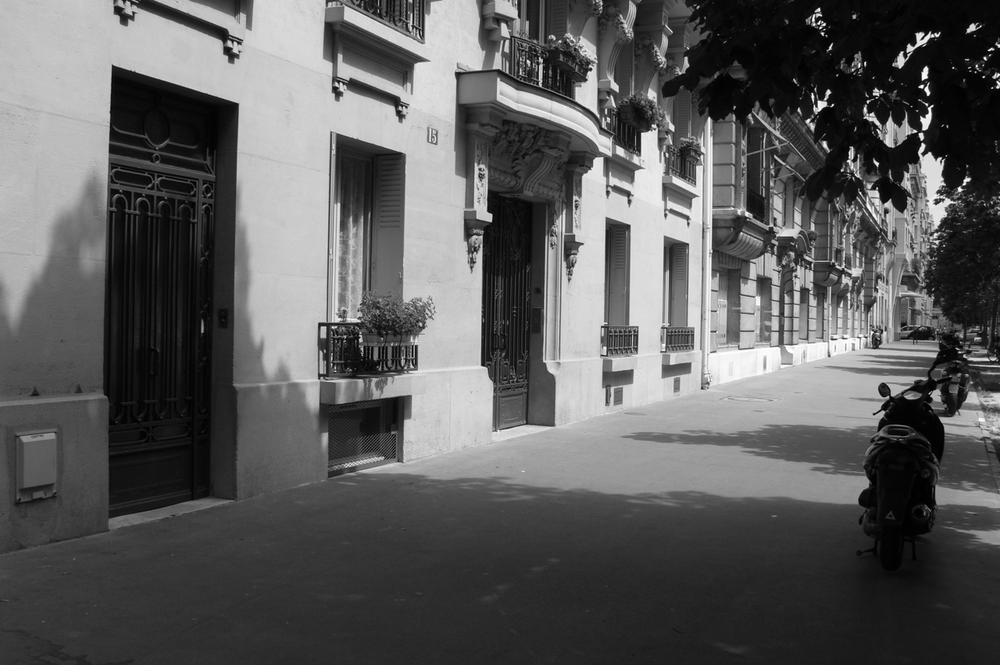
#> input picture Module-06/Python-B/street.png, 1000 x 665 px, shrunk from 1280 x 851 before the run
$ python gamma.py
#> lines starting #> are read from the running program, lines starting #| are printed output that depends on the picture
import cv2
import numpy as np
import matplotlib.pyplot as plt

# Load an image
img = cv2.imread('street.png', cv2.IMREAD_GRAYSCALE)
#> img is the input picture: shape (665, 1000); min 0, max 255, mean 92.4


gamma = 0.5
img_float = img.astype(float) / 255.0
adj = np.power(img_float, gamma) # I**gamma
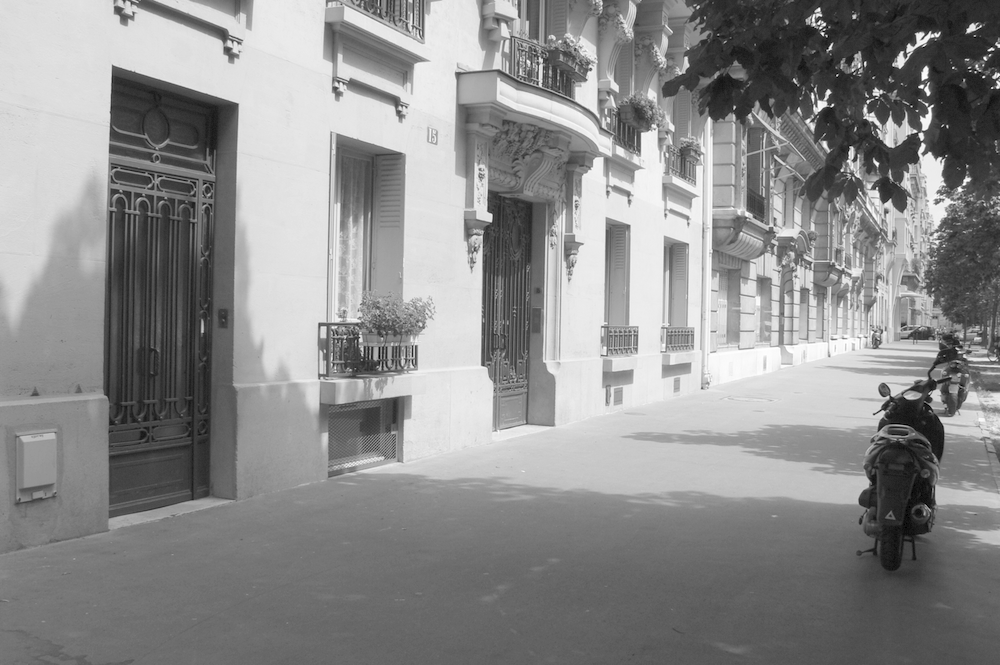
#> adj: shape (665, 1000) float64; min 0, max 1, mean 0.553
adj = (adj * 255).astype('uint8')

# Display results
img_rgb = cv2.cvtColor(img, cv2.COLOR_BGR2RGB)
adj_rgb = cv2.cvtColor(adj, cv2.COLOR_BGR2RGB)
plt.figure(figsize=(10,5))
plt.subplot(121); plt.imshow(img_rgb); plt.title('Original')
plt.subplot(122); plt.imshow(adj_rgb); plt.title('gamma=0.5')
plt.show()
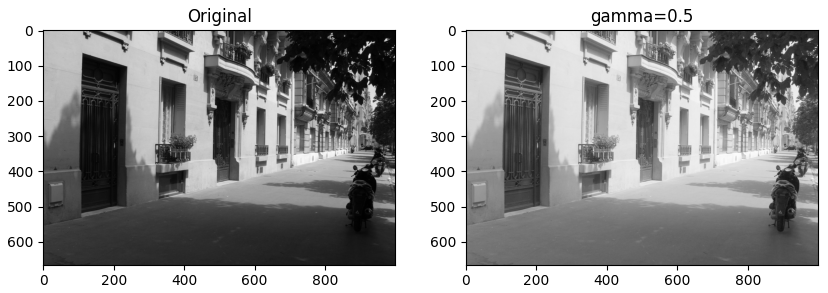
#> figure drawn by matplotlib, 2 panels

# cv2.waitKey(0)

plt.figure(figsize=(10,5))
plt.subplot(121); plt.hist(img.ravel(), bins=256, range=(0,256), color='gray'); plt.title('Original')
plt.subplot(122); plt.hist(adj.ravel(), bins=256, range=(0,256), color='gray'); plt.title('gamma=0.5')
plt.show()
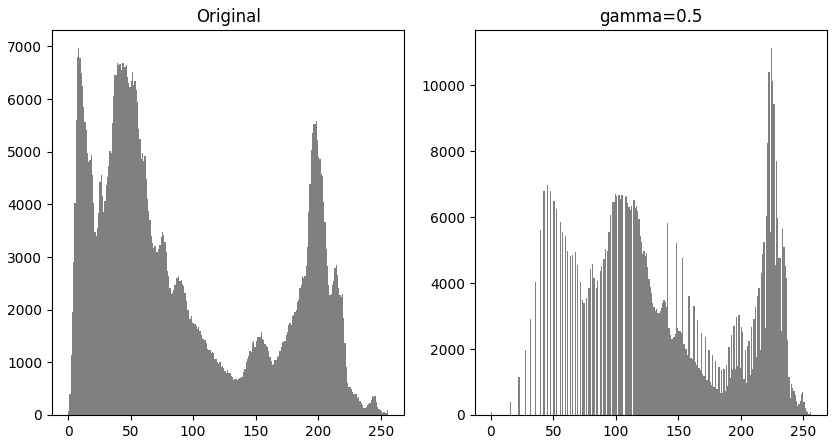
#> figure drawn by matplotlib, 2 panels; panel 1: tallest bar 6964 high, from x = 8 to 9; panel 2: tallest bar 11117 high, from x = 224 to 225

$ run again, with Module-06/Python-B/flowers8.png copied over Module-06/Python-B/street.png
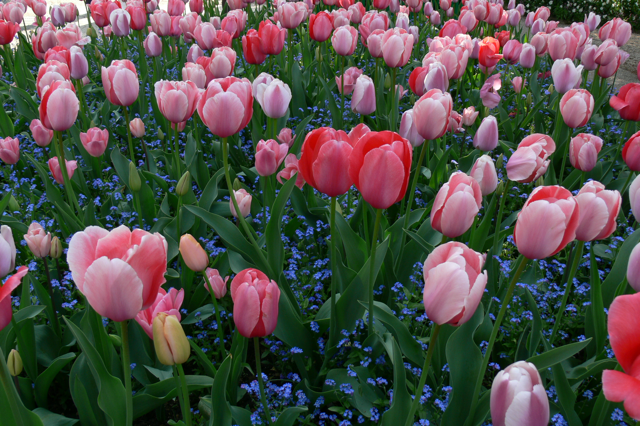
#> input picture Module-06/Python-B/flowers8.png, 640 x 426 px
#> `adj = np.power(img_float, gamma)`:
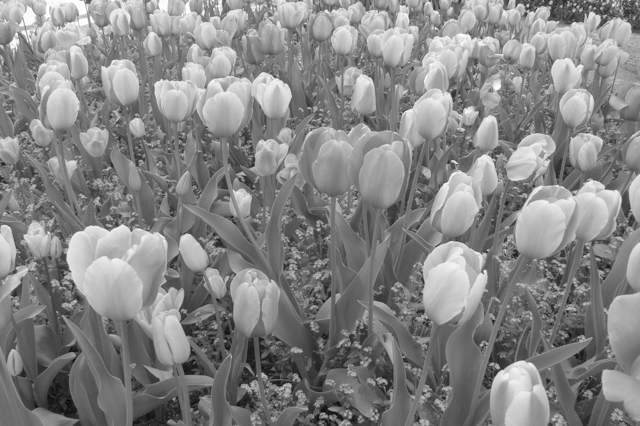
#> adj: shape (426, 640) float64; min 0, max 1, mean 0.526
#> `plt.show()`:
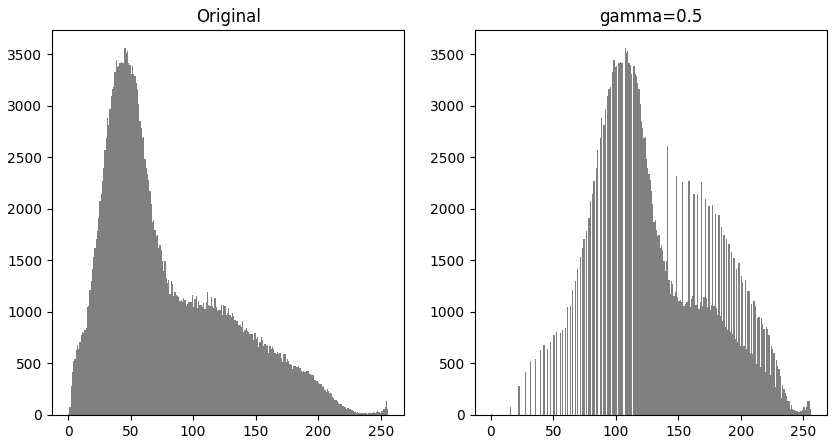
#> figure drawn by matplotlib, 2 panels; panel 1: tallest bar 3558 high, from x = 45 to 46; panel 2: tallest bar 3558 high, from x = 107 to 108

$ run again, with Module-06/Python-B/scene00001.png copied over Module-06/Python-B/street.png
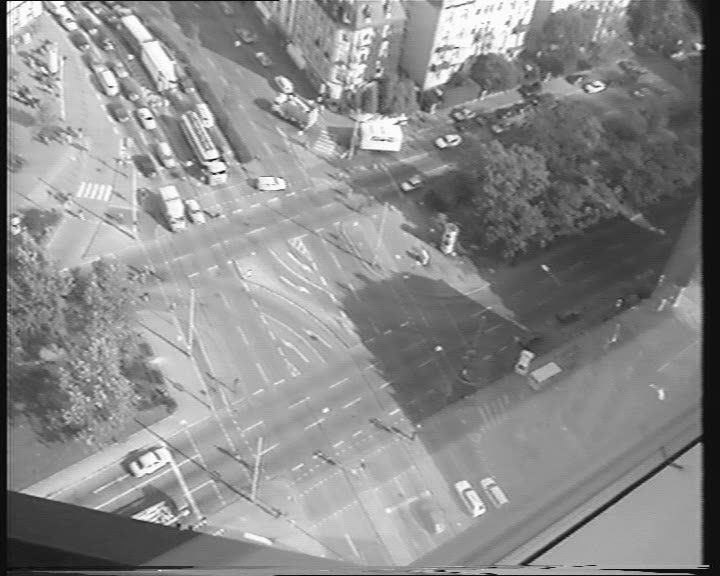
#> input picture Module-06/Python-B/scene00001.png, 720 x 576 px
#> img is the input picture: shape (576, 720); min 0, max 255, mean 138.3
#> `adj = np.power(img_float, gamma)`:
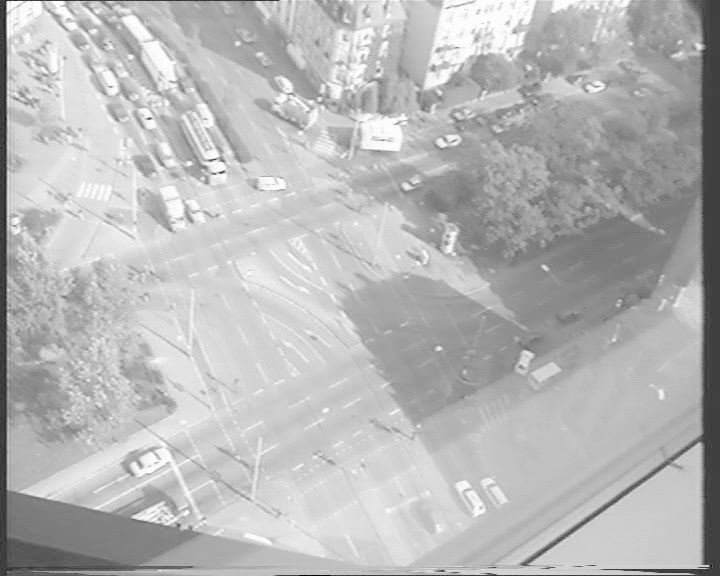
#> adj: shape (576, 720) float64; min 0, max 1, mean 0.721
#> `plt.show()`:
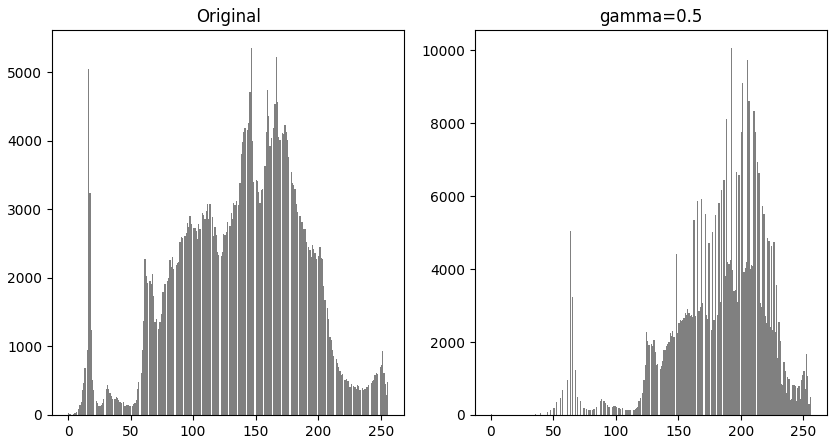
#> figure drawn by matplotlib, 2 panels; panel 1: tallest bar 5347 high, from x = 146 to 147; panel 2: tallest bar 10056 high, from x = 192 to 193
